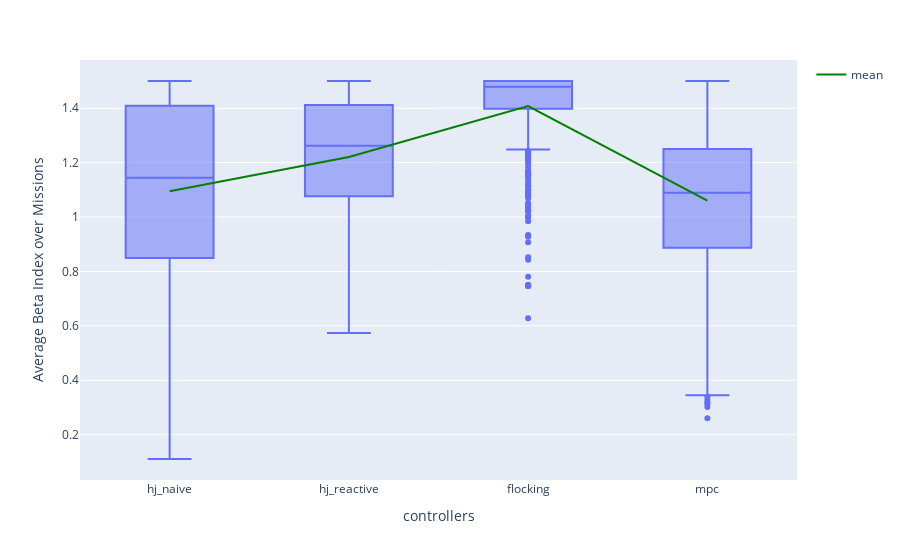

The notebook cell saved with this chart:
### Markdown cell above
+ Beta Index

### Code cell
beta_index_avg_dic = {"hj_naive": metrics_hj_naive["Average Beta Index"],
                      "hj_reactive": metrics_hj_reactive["Average Beta Index"],
                      "flocking": metrics_hj_flocking["Average Beta Index"],
                      "mpc": metrics_hj_mpc["Average Beta Index"]}
beta_index_avg_df = pd.DataFrame(beta_index_avg_dic)
fig_beta = px.box(beta_index_avg_df)
mean_trace = go.Scatter(
    x=beta_index_avg_df.columns,
    y=beta_index_avg_df.mean(),
    mode='lines',
    line=dict(color='green', width=2),
    showlegend=True,
    name="mean"
)
fig_beta.add_trace(mean_trace)
# Add custom x and y labels
fig_beta.update_layout(
    xaxis_title="controllers",
    yaxis_title="Average Beta Index over Missions"
)
fig_beta.show()

### Figure 1 — Plotly figure (JSON) as saved in the notebook; plotly's stock layout.template omitted (floating-point values rounded to 4 significant figures; data arrays with more than 128 entries replaced by an {"elided": "..."} marker saying what was removed)
{"data": [{"alignmentgroup": "True", "hovertemplate": "variable=%{x}<br>value=%{y}<extra></extra>", "legendgroup": "", "marker": {"color": "#636efa"}, "name": "", "notched": false, "offsetgroup": "", "orientation": "v", "showlegend": false, "type": "box", "x": {"elided": "1968 str values"}, "x0": " ", "xaxis": "x", "y": {"elided": "1968 float values"}, "y0": " ", "yaxis": "y"}, {"line": {"color": "green", "width": 2}, "mode": "lines", "name": "mean", "showlegend": true, "type": "scatter", "x": ["hj_naive", "hj_reactive", "flocking", "mpc"], "y": [1.095, 1.221, 1.408, 1.061]}], "layout": {"boxmode": "group", "legend": {"tracegroupgap": 0}, "margin": {"t": 60}, "xaxis": {"anchor": "y", "domain": [0, 1], "title": {"text": "controllers"}}, "yaxis": {"anchor": "x", "domain": [0, 1], "title": {"text": "Average Beta Index over Missions"}}}}
